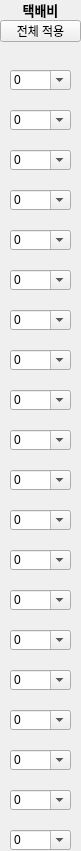
  <widget class="QWidget" name="widget_13" native="true">
   <property name="geometry">
    <rect>
     <x>1160</x>
     <y>20</y>
     <width>81</width>
     <height>851</height>
    </rect>
   </property>
   <widget class="QWidget" name="widget_5" native="true">
    <property name="geometry">
     <rect>
      <x>0</x>
      <y>70</y>
      <width>81</width>
      <height>781</height>
     </rect>
    </property>
    <widget class="QComboBox" name="delivCmb_1">
     <property name="geometry">
      <rect>
       <x>10</x>
       <y>0</y>
       <width>61</width>
       <height>20</height>
      </rect>
     </property>
     <property name="editable">
      <bool>true</bool>
     </property>
     <property name="currentIndex">
      <number>0</number>
     </property>
     <item>
      <property name="text">
       <string>0</string>
      </property>
     </item>
     <item>
      <property name="text">
       <string>2500</string>
      </property>
     </item>
     <item>
      <property name="text">
       <string>3500</string>
      </property>
     </item>
    </widget>
    <widget class="QComboBox" name="delivCmb_20">
     <property name="geometry">
      <rect>
       <x>10</x>
       <y>760</y>
       <width>61</width>
       <height>20</height>
      </rect>
     </property>
     <property name="editable">
      <bool>true</bool>
     </property>
     <property name="currentIndex">
      <number>0</number>
     </property>
     <item>
      <property name="text">
       <string>0</string>
      </property>
     </item>
     <item>
      <property name="text">
       <string>2500</string>
      </property>
     </item>
     <item>
      <property name="text">
       <string>3500</string>
      </property>
     </item>
    </widget>
    <widget class="QComboBox" name="delivCmb_6">
     <property name="geometry">
      <rect>
       <x>10</x>
       <y>200</y>
       <width>61</width>
       <height>20</height>
      </rect>
     </property>
     <property name="editable">
      <bool>true</bool>
     </property>
     <property name="currentIndex">
      <number>0</number>
     </property>
     <item>
      <property name="text">
       <string>0</string>
      </property>
     </item>
     <item>
      <property name="text">
       <string>2500</string>
      </property>
     </item>
     <item>
      <property name="text">
       <string>3500</string>
      </property>
     </item>
    </widget>
    <widget class="QComboBox" name="delivCmb_13">
     <property name="geometry">
      <rect>
       <x>10</x>
       <y>480</y>
       <width>61</width>
       <height>20</height>
      </rect>
     </property>
     <property name="editable">
      <bool>true</bool>
     </property>
     <property name="currentIndex">
      <number>0</number>
     </property>
     <item>
      <property name="text">
       <string>0</string>
      </property>
     </item>
     <item>
      <property name="text">
       <string>2500</string>
      </property>
     </item>
     <item>
      <property name="text">
       <string>3500</string>
      </property>
     </item>
    </widget>
    <widget class="QComboBox" name="delivCmb_8">
     <property name="geometry">
      <rect>
       <x>10</x>
       <y>280</y>
       <width>61</width>
       <height>20</height>
      </rect>
     </property>
     <property name="editable">
      <bool>true</bool>
     </property>
     <property name="currentIndex">
      <number>0</number>
     </property>
     <item>
      <property name="text">
       <string>0</string>
      </property>
     </item>
     <item>
      <property name="text">
       <string>2500</string>
      </property>
     </item>
     <item>
      <property name="text">
       <string>3500</string>
      </property>
     </item>
    </widget>
    <widget class="QComboBox" name="delivCmb_12">
     <property name="geometry">
      <rect>
       <x>10</x>
       <y>440</y>
       <width>61</width>
       <height>20</height>
      </rect>
     </property>
     <property name="editable">
      <bool>true</bool>
     </property>
     <property name="currentIndex">
      <number>0</number>
     </property>
     <item>
      <property name="text">
       <string>0</string>
      </property>
     </item>
     <item>
      <property name="text">
       <string>2500</string>
      </property>
     </item>
     <item>
      <property name="text">
       <string>3500</string>
      </property>
     </item>
    </widget>
    <widget class="QComboBox" name="delivCmb_15">
     <property name="geometry">
      <rect>
       <x>10</x>
       <y>560</y>
       <width>61</width>
       <height>20</height>
      </rect>
     </property>
     <property name="editable">
      <bool>true</bool>
     </property>
     <property name="currentIndex">
      <number>0</number>
     </property>
     <item>
      <property name="text">
       <string>0</string>
      </property>
     </item>
     <item>
      <property name="text">
       <string>2500</string>
      </property>
     </item>
     <item>
      <property name="text">
       <string>3500</string>
      </property>
     </item>
    </widget>
    <widget class="QComboBox" name="delivCmb_10">
     <property name="geometry">
      <rect>
       <x>10</x>
       <y>360</y>
       <width>61</width>
       <height>20</height>
      </rect>
     </property>
     <property name="editable">
      <bool>true</bool>
     </property>
     <property name="currentIndex">
      <number>0</number>
     </property>
     <item>
      <property name="text">
       <string>0</string>
      </property>
     </item>
     <item>
      <property name="text">
       <string>2500</string>
      </property>
     </item>
     <item>
      <property name="text">
       <string>3500</string>
      </property>
     </item>
    </widget>
    <widget class="QComboBox" name="delivCmb_14">
     <property name="geometry">
      <rect>
       <x>10</x>
       <y>520</y>
       <width>61</width>
       <height>20</height>
      </rect>
     </property>
     <property name="editable">
      <bool>true</bool>
     </property>
     <property name="currentIndex">
      <number>0</number>
     </property>
     <item>
      <property name="text">
       <string>0</string>
      </property>
     </item>
     <item>
      <property name="text">
       <string>2500</string>
      </property>
     </item>
     <item>
      <property name="text">
       <string>3500</string>
      </property>
     </item>
    </widget>
    <widget class="QComboBox" name="delivCmb_9">
     <property name="geometry">
      <rect>
       <x>10</x>
       <y>320</y>
       <width>61</width>
       <height>20</height>
      </rect>
     </property>
     <property name="editable">
      <bool>true</bool>
     </property>
     <property name="currentIndex">
      <number>0</number>
     </property>
     <item>
      <property name="text">
       <string>0</string>
      </property>
     </item>
     <item>
      <property name="text">
       <string>2500</string>
      </property>
     </item>
     <item>
      <property name="text">
       <string>3500</string>
      </property>
     </item>
    </widget>
    <widget class="QComboBox" name="delivCmb_7">
     <property name="geometry">
      <rect>
       <x>10</x>
       <y>240</y>
       <width>61</width>
       <height>20</height>
      </rect>
     </property>
     <property name="editable">
      <bool>true</bool>
     </property>
     <property name="currentIndex">
      <number>0</number>
     </property>
     <item>
      <property name="text">
       <string>0</string>
      </property>
     </item>
     <item>
      <property name="text">
       <string>2500</string>
      </property>
     </item>
     <item>
      <property name="text">
       <string>3500</string>
      </property>
     </item>
    </widget>
    <widget class="QComboBox" name="delivCmb_17">
     <property name="geometry">
      <rect>
       <x>10</x>
       <y>640</y>
       <width>61</width>
       <height>20</height>
      </rect>
     </property>
     <property name="editable">
      <bool>true</bool>
     </property>
     <property name="currentIndex">
      <number>0</number>
     </property>
     <item>
      <property name="text">
       <string>0</string>
      </property>
     </item>
     <item>
      <property name="text">
       <string>2500</string>
      </property>
     </item>
     <item>
      <property name="text">
       <string>3500</string>
      </property>
     </item>
    </widget>
    <widget class="QComboBox" name="delivCmb_16">
     <property name="geometry">
      <rect>
       <x>10</x>
       <y>600</y>
       <width>61</width>
       <height>20</height>
      </rect>
     </property>
     <property name="editable">
      <bool>true</bool>
     </property>
     <property name="currentIndex">
      <number>0</number>
     </property>
     <item>
      <property name="text">
       <string>0</string>
      </property>
     </item>
     <item>
      <property name="text">
       <string>2500</string>
      </property>
     </item>
     <item>
      <property name="text">
       <string>3500</string>
      </property>
     </item>
    </widget>
    <widget class="QComboBox" name="delivCmb_11">
     <property name="geometry">
      <rect>
       <x>10</x>
       <y>400</y>
       <width>61</width>
       <height>20</height>
      </rect>
     </property>
     <property name="editable">
      <bool>true</bool>
     </property>
     <property name="currentIndex">
      <number>0</number>
     </property>
     <item>
      <property name="text">
       <string>0</string>
      </property>
     </item>
     <item>
      <property name="text">
       <string>2500</string>
      </property>
     </item>
     <item>
      <property name="text">
       <string>3500</string>
      </property>
     </item>
    </widget>
    <widget class="QComboBox" name="delivCmb_3">
     <property name="geometry">
      <rect>
       <x>10</x>
       <y>80</y>
       <width>61</width>
       <height>20</height>
      </rect>
     </property>
     <property name="editable">
      <bool>true</bool>
     </property>
     <property name="currentIndex">
      <number>0</number>
     </property>
     <item>
      <property name="text">
       <string>0</string>
      </property>
     </item>
     <item>
      <property name="text">
       <string>2500</string>
      </property>
     </item>
     <item>
      <property name="text">
       <string>3500</string>
      </property>
     </item>
    </widget>
    <widget class="QComboBox" name="delivCmb_4">
     <property name="geometry">
      <rect>
       <x>10</x>
       <y>120</y>
       <width>61</width>
       <height>20</height>
      </rect>
     </property>
     <property name="editable">
      <bool>true</bool>
     </property>
     <property name="currentIndex">
      <number>0</number>
     </property>
     <item>
      <property name="text">
       <string>0</string>
      </property>
     </item>
     <item>
      <property name="text">
       <string>2500</string>
      </property>
     </item>
     <item>
      <property name="text">
       <string>3500</string>
      </property>
     </item>
    </widget>
    <widget class="QComboBox" name="delivCmb_5">
     <property name="geometry">
      <rect>
       <x>10</x>
       <y>160</y>
       <width>61</width>
       <height>20</height>
      </rect>
     </property>
     <property name="editable">
      <bool>true</bool>
     </property>
     <property name="currentIndex">
      <number>0</number>
     </property>
     <item>
      <property name="text">
       <string>0</string>
      </property>
     </item>
     <item>
      <property name="text">
       <string>2500</string>
      </property>
     </item>
     <item>
      <property name="text">
       <string>3500</string>
      </property>
     </item>
    </widget>
    <widget class="QComboBox" name="delivCmb_2">
     <property name="geometry">
      <rect>
       <x>10</x>
       <y>40</y>
       <width>61</width>
       <height>20</height>
      </rect>
     </property>
     <property name="editable">
      <bool>true</bool>
     </property>
     <property name="currentIndex">
      <number>0</number>
     </property>
     <item>
      <property name="text">
       <string>0</string>
      </property>
     </item>
     <item>
      <property name="text">
       <string>2500</string>
      </property>
     </item>
     <item>
      <property name="text">
       <string>3500</string>
      </property>
     </item>
    </widget>
    <widget class="QComboBox" name="delivCmb_19">
     <property name="geometry">
      <rect>
       <x>10</x>
       <y>720</y>
       <width>61</width>
       <height>20</height>
      </rect>
     </property>
     <property name="editable">
      <bool>true</bool>
     </property>
     <property name="currentIndex">
      <number>0</number>
     </property>
     <item>
      <property name="text">
       <string>0</string>
      </property>
     </item>
     <item>
      <property name="text">
       <string>2500</string>
      </property>
     </item>
     <item>
      <property name="text">
       <string>3500</string>
      </property>
     </item>
    </widget>
    <widget class="QComboBox" name="delivCmb_18">
     <property name="geometry">
      <rect>
       <x>10</x>
       <y>680</y>
       <width>61</width>
       <height>20</height>
      </rect>
     </property>
     <property name="editable">
      <bool>true</bool>
     </property>
     <property name="currentIndex">
      <number>0</number>
     </property>
     <item>
      <property name="text">
       <string>0</string>
      </property>
     </item>
     <item>
      <property name="text">
       <string>2500</string>
      </property>
     </item>
     <item>
      <property name="text">
       <string>3500</string>
      </property>
     </item>
    </widget>
   </widget>
   <widget class="QLabel" name="label_10">
    <property name="geometry">
     <rect>
      <x>0</x>
      <y>0</y>
      <width>81</width>
      <height>20</height>
     </rect>
    </property>
    <property name="font">
     <font>
      <pointsize>10</pointsize>
      <weight>75</weight>
      <bold>true</bold>
     </font>
    </property>
    <property name="text">
     <string>택배비</string>
    </property>
    <property name="alignment">
     <set>Qt::AlignCenter</set>
    </property>
   </widget>
   <widget class="QPushButton" name="delivAllBtn">
    <property name="geometry">
     <rect>
      <x>0</x>
      <y>20</y>
      <width>81</width>
      <height>22</height>
     </rect>
    </property>
    <property name="text">
     <string>전체 적용</string>
    </property>
   </widget>
  </widget>
